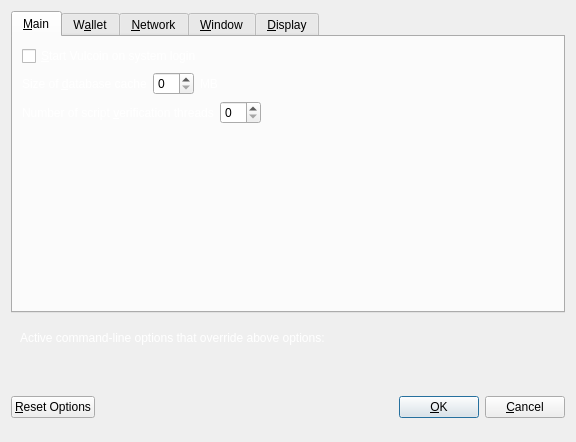
<?xml version="1.0" encoding="UTF-8"?>
<ui version="4.0">
 <class>OptionsDialog</class>
 <widget class="QDialog" name="OptionsDialog">
  <property name="geometry">
   <rect>
    <x>0</x>
    <y>0</y>
    <width>576</width>
    <height>442</height>
   </rect>
  </property>
  <property name="windowTitle">
   <string>Options</string>
  </property>
  <property name="modal">
   <bool>true</bool>
  </property>
  <layout class="QVBoxLayout" name="verticalLayout">
   <item>
    <widget class="QTabWidget" name="tabWidget">
     <property name="currentIndex">
      <number>0</number>
     </property>
     <widget class="QWidget" name="tabMain">
      <attribute name="title">
       <string>&amp;Main</string>
      </attribute>
      <layout class="QVBoxLayout" name="verticalLayout_Main">
       <item>
        <widget class="QCheckBox" name="bitcoinAtStartup">
         <property name="toolTip">
          <string>Automatically start Vulcoin after logging in to the system.</string>
         </property>
         <property name="styleSheet">
          <string notr="true">color:#fff;</string>
         </property>
         <property name="text">
          <string>&amp;Start Vulcoin on system login</string>
         </property>
        </widget>
       </item>
       <item>
        <layout class="QHBoxLayout" name="horizontalLayout_2_Main">
         <item>
          <widget class="QLabel" name="databaseCacheLabel">
           <property name="styleSheet">
            <string notr="true">color:#fff;</string>
           </property>
           <property name="text">
            <string>Size of &amp;database cache</string>
           </property>
           <property name="textFormat">
            <enum>Qt::PlainText</enum>
           </property>
           <property name="buddy">
            <cstring>databaseCache</cstring>
           </property>
          </widget>
         </item>
         <item>
          <widget class="QSpinBox" name="databaseCache"/>
         </item>
         <item>
          <widget class="QLabel" name="databaseCacheUnitLabel">
           <property name="styleSheet">
            <string notr="true">color:#fff;</string>
           </property>
           <property name="text">
            <string>MB</string>
           </property>
           <property name="textFormat">
            <enum>Qt::PlainText</enum>
           </property>
          </widget>
         </item>
         <item>
          <spacer name="horizontalSpacer_2_Main">
           <property name="orientation">
            <enum>Qt::Horizontal</enum>
           </property>
           <property name="sizeHint" stdset="0">
            <size>
             <width>40</width>
             <height>20</height>
            </size>
           </property>
          </spacer>
         </item>
        </layout>
       </item>
       <item>
        <layout class="QHBoxLayout" name="horizontalLayout_3_Main">
         <item>
          <widget class="QLabel" name="threadsScriptVerifLabel">
           <property name="styleSheet">
            <string notr="true">color:#fff;</string>
           </property>
           <property name="text">
            <string>Number of script &amp;verification threads</string>
           </property>
           <property name="textFormat">
            <enum>Qt::PlainText</enum>
           </property>
           <property name="buddy">
            <cstring>threadsScriptVerif</cstring>
           </property>
          </widget>
         </item>
         <item>
          <widget class="QSpinBox" name="threadsScriptVerif">
           <property name="toolTip">
            <string>(0 = auto, &lt;0 = leave that many cores free)</string>
           </property>
          </widget>
         </item>
         <item>
          <spacer name="horizontalSpacer_3_Main">
           <property name="orientation">
            <enum>Qt::Horizontal</enum>
           </property>
           <property name="sizeHint" stdset="0">
            <size>
             <width>40</width>
             <height>20</height>
            </size>
           </property>
          </spacer>
         </item>
        </layout>
       </item>
       <item>
        <spacer name="verticalSpacer_2">
         <property name="orientation">
          <enum>Qt::Vertical</enum>
         </property>
         <property name="sizeHint" stdset="0">
          <size>
           <width>20</width>
           <height>40</height>
          </size>
         </property>
        </spacer>
       </item>
      </layout>
     </widget>
     <widget class="QWidget" name="tabWallet">
      <attribute name="title">
       <string>W&amp;allet</string>
      </attribute>
      <layout class="QVBoxLayout" name="verticalLayout_Wallet">
       <item>
        <layout class="QHBoxLayout" name="horizontalLayout_2_Wallet">
         <item>
          <widget class="QLabel" name="labelStakeSplitThresholdText">
           <property name="styleSheet">
            <string notr="true">color:#fff;</string>
           </property>
           <property name="text">
            <string>Stake split threshold:</string>
           </property>
          </widget>
         </item>
         <item>
          <widget class="QSpinBox" name="spinBoxStakeSplitThreshold">
           <property name="minimum">
            <number>1</number>
           </property>
           <property name="maximum">
            <number>999999</number>
           </property>
          </widget>
         </item>
        </layout>
       </item>
       <item>
        <widget class="QGroupBox" name="groupBox">
         <property name="styleSheet">
          <string notr="true">color:#fff;</string>
         </property>
         <property name="title">
          <string>Expert</string>
         </property>
         <layout class="QVBoxLayout" name="verticalLayout_2">
          <item>
           <widget class="QCheckBox" name="coinControlFeatures">
            <property name="toolTip">
             <string>Whether to show coin control features or not.</string>
            </property>
            <property name="styleSheet">
             <string notr="true">color:#fff;</string>
            </property>
            <property name="text">
             <string>Enable coin &amp;control features</string>
            </property>
           </widget>
          </item>
          <item>
           <widget class="QCheckBox" name="showMasternodesTab">
            <property name="toolTip">
             <string>Show additional tab listing all your masternodes in first sub-tab&lt;br/&gt;and all masternodes on the network in vlcond sub-tab.</string>
            </property>
            <property name="styleSheet">
             <string notr="true">color:#fff;</string>
            </property>
            <property name="text">
             <string>Show Masternodes Tab</string>
            </property>
           </widget>
          </item>
          <item>
           <widget class="QCheckBox" name="spendZeroConfChange">
            <property name="toolTip">
             <string>If you disable the spending of unconfirmed change, the change from a transaction&lt;br/&gt;cannot be used until that transaction has at least one confirmation.&lt;br/&gt;This also affects how your balance is computed.</string>
            </property>
            <property name="styleSheet">
             <string notr="true">color:#fff;</string>
            </property>
            <property name="text">
             <string>&amp;Spend unconfirmed change</string>
            </property>
           </widget>
          </item>
         </layout>
        </widget>
       </item>
       <item>
        <spacer name="verticalSpacer_Wallet">
         <property name="orientation">
          <enum>Qt::Vertical</enum>
         </property>
         <property name="sizeHint" stdset="0">
          <size>
           <width>20</width>
           <height>40</height>
          </size>
         </property>
        </spacer>
       </item>
      </layout>
     </widget>
     <widget class="QWidget" name="tabNetwork">
      <attribute name="title">
       <string>&amp;Network</string>
      </attribute>
      <layout class="QVBoxLayout" name="verticalLayout_Network">
       <item>
        <widget class="QCheckBox" name="mapPortUpnp">
         <property name="toolTip">
          <string>Automatically open the Vulcoin client port on the router. This only works when your router supports UPnP and it is enabled.</string>
         </property>
         <property name="styleSheet">
          <string notr="true">color:#fff;</string>
         </property>
         <property name="text">
          <string>Map port using &amp;UPnP</string>
         </property>
        </widget>
       </item>
       <item>
        <widget class="QCheckBox" name="allowIncoming">
         <property name="toolTip">
          <string>Accept connections from outside</string>
         </property>
         <property name="styleSheet">
          <string notr="true">color:#fff;</string>
         </property>
         <property name="text">
          <string>Allow incoming connections</string>
         </property>
        </widget>
       </item>
       <item>
        <widget class="QCheckBox" name="connectSocks">
         <property name="toolTip">
          <string>Connect to the Vulcoin network through a SOCKS5 proxy.</string>
         </property>
         <property name="styleSheet">
          <string notr="true">color:#fff;</string>
         </property>
         <property name="text">
          <string>&amp;Connect through SOCKS5 proxy (default proxy):</string>
         </property>
        </widget>
       </item>
       <item>
        <layout class="QHBoxLayout" name="horizontalLayout_1_Network">
         <item>
          <widget class="QLabel" name="proxyIpLabel">
           <property name="styleSheet">
            <string notr="true">color:#fff;</string>
           </property>
           <property name="text">
            <string>Proxy &amp;IP:</string>
           </property>
           <property name="textFormat">
            <enum>Qt::PlainText</enum>
           </property>
           <property name="buddy">
            <cstring>proxyIp</cstring>
           </property>
          </widget>
         </item>
         <item>
          <widget class="QValidatedLineEdit" name="proxyIp">
           <property name="minimumSize">
            <size>
             <width>140</width>
             <height>0</height>
            </size>
           </property>
           <property name="maximumSize">
            <size>
             <width>140</width>
             <height>16777215</height>
            </size>
           </property>
           <property name="toolTip">
            <string>IP address of the proxy (e.g. IPv4: 127.0.0.1 / IPv6: ::1)</string>
           </property>
          </widget>
         </item>
         <item>
          <widget class="QLabel" name="proxyPortLabel">
           <property name="styleSheet">
            <string notr="true">color:#fff;</string>
           </property>
           <property name="text">
            <string>&amp;Port:</string>
           </property>
           <property name="textFormat">
            <enum>Qt::PlainText</enum>
           </property>
           <property name="buddy">
            <cstring>proxyPort</cstring>
           </property>
          </widget>
         </item>
         <item>
          <widget class="QLineEdit" name="proxyPort">
           <property name="minimumSize">
            <size>
             <width>55</width>
             <height>0</height>
            </size>
           </property>
           <property name="maximumSize">
            <size>
             <width>55</width>
             <height>16777215</height>
            </size>
           </property>
           <property name="toolTip">
            <string>Port of the proxy (e.g. 9050)</string>
           </property>
          </widget>
         </item>
         <item>
          <spacer name="horizontalSpacer_1_Network">
           <property name="orientation">
            <enum>Qt::Horizontal</enum>
           </property>
           <property name="sizeHint" stdset="0">
            <size>
             <width>40</width>
             <height>20</height>
            </size>
           </property>
          </spacer>
         </item>
        </layout>
       </item>
       <item>
        <spacer name="verticalSpacer_Network">
         <property name="orientation">
          <enum>Qt::Vertical</enum>
         </property>
         <property name="sizeHint" stdset="0">
          <size>
           <width>20</width>
           <height>40</height>
          </size>
         </property>
        </spacer>
       </item>
      </layout>
     </widget>
     <widget class="QWidget" name="tabWindow">
      <attribute name="title">
       <string>&amp;Window</string>
      </attribute>
      <layout class="QVBoxLayout" name="verticalLayout_Window">
       <item>
        <widget class="QCheckBox" name="minimizeToTray">
         <property name="toolTip">
          <string>Show only a tray icon after minimizing the window.</string>
         </property>
         <property name="styleSheet">
          <string notr="true">color:#fff;</string>
         </property>
         <property name="text">
          <string>&amp;Minimize to the tray instead of the taskbar</string>
         </property>
        </widget>
       </item>
       <item>
        <widget class="QCheckBox" name="minimizeOnClose">
         <property name="toolTip">
          <string>Minimize instead of exit the application when the window is closed. When this option is enabled, the application will be closed only after selecting Quit in the menu.</string>
         </property>
         <property name="styleSheet">
          <string notr="true">color:#fff;</string>
         </property>
         <property name="text">
          <string>M&amp;inimize on close</string>
         </property>
        </widget>
       </item>
       <item>
        <spacer name="verticalSpacer_Window">
         <property name="orientation">
          <enum>Qt::Vertical</enum>
         </property>
         <property name="sizeHint" stdset="0">
          <size>
           <width>20</width>
           <height>40</height>
          </size>
         </property>
        </spacer>
       </item>
      </layout>
     </widget>
     <widget class="QWidget" name="tabDisplay">
      <attribute name="title">
       <string>&amp;Display</string>
      </attribute>
      <layout class="QVBoxLayout" name="verticalLayout_Display">
       <item>
        <layout class="QHBoxLayout" name="horizontalLayout_1_Display">
         <item>
          <widget class="QLabel" name="langLabel">
           <property name="styleSheet">
            <string notr="true">color:#fff;</string>
           </property>
           <property name="text">
            <string>User Interface &amp;language:</string>
           </property>
           <property name="textFormat">
            <enum>Qt::PlainText</enum>
           </property>
           <property name="buddy">
            <cstring>lang</cstring>
           </property>
          </widget>
         </item>
         <item>
          <widget class="QValueComboBox" name="lang">
           <property name="toolTip">
            <string>The user interface language can be set here. This setting will take effect after restarting Vulcoin.</string>
           </property>
          </widget>
         </item>
        </layout>
       </item>
       <item>
        <widget class="Line" name="line">
         <property name="orientation">
          <enum>Qt::Horizontal</enum>
         </property>
        </widget>
       </item>
       <item>
        <layout class="QHBoxLayout" name="horizontalLayout_2_Display">
         <item>
          <widget class="QLabel" name="unitLabel">
           <property name="styleSheet">
            <string notr="true">color:#fff;</string>
           </property>
           <property name="text">
            <string>&amp;Unit to show amounts in:</string>
           </property>
           <property name="textFormat">
            <enum>Qt::PlainText</enum>
           </property>
           <property name="buddy">
            <cstring>unit</cstring>
           </property>
          </widget>
         </item>
         <item>
          <widget class="QValueComboBox" name="unit">
           <property name="toolTip">
            <string>Choose the default subdivision unit to show in the interface and when sending coins.</string>
           </property>
          </widget>
         </item>
        </layout>
       </item>
       <item>
        <layout class="QHBoxLayout" name="horizontalLayout_5_Display">
         <item>
          <widget class="QLabel" name="digitsLabel">
           <property name="styleSheet">
            <string notr="true">color:#fff;</string>
           </property>
           <property name="text">
            <string>Decimal digits</string>
           </property>
          </widget>
         </item>
         <item>
          <widget class="QValueComboBox" name="digits"/>
         </item>
        </layout>
       </item>
       <item>
        <layout class="QHBoxLayout" name="horizontalLayout_3_Display">
         <item>
          <widget class="QLabel" name="thirdPartyTxUrlsLabel">
           <property name="toolTip">
            <string>Third party URLs (e.g. a block explorer) that appear in the transactions tab as context menu items. %s in the URL is replaced by transaction hash. Multiple URLs are separated by vertical bar |.</string>
           </property>
           <property name="styleSheet">
            <string notr="true">color:#fff;</string>
           </property>
           <property name="text">
            <string>Third party transaction URLs</string>
           </property>
           <property name="buddy">
            <cstring>thirdPartyTxUrls</cstring>
           </property>
          </widget>
         </item>
         <item>
          <widget class="QLineEdit" name="thirdPartyTxUrls">
           <property name="toolTip">
            <string>Third party URLs (e.g. a block explorer) that appear in the transactions tab as context menu items. %s in the URL is replaced by transaction hash. Multiple URLs are separated by vertical bar |.</string>
           </property>
          </widget>
         </item>
        </layout>
       </item>
       <item>
        <spacer name="verticalSpacer">
         <property name="orientation">
          <enum>Qt::Vertical</enum>
         </property>
         <property name="sizeHint" stdset="0">
          <size>
           <width>20</width>
           <height>40</height>
          </size>
         </property>
        </spacer>
       </item>
      </layout>
     </widget>
    </widget>
   </item>
   <item>
    <widget class="QFrame" name="frame">
     <layout class="QVBoxLayout" name="verticalLayout_Bottom">
      <item>
       <layout class="QHBoxLayout" name="horizontalLayout_Bottom">
        <item>
         <widget class="QLabel" name="overriddenByCommandLineInfoLabel">
          <property name="styleSheet">
           <string notr="true">color:#fff;</string>
          </property>
          <property name="text">
           <string>Active command-line options that override above options:</string>
          </property>
          <property name="textFormat">
           <enum>Qt::PlainText</enum>
          </property>
         </widget>
        </item>
        <item>
         <spacer name="horizontalSpacer_Bottom">
          <property name="orientation">
           <enum>Qt::Horizontal</enum>
          </property>
          <property name="sizeHint" stdset="0">
           <size>
            <width>40</width>
            <height>20</height>
           </size>
          </property>
         </spacer>
        </item>
       </layout>
      </item>
      <item>
       <widget class="QLabel" name="overriddenByCommandLineLabel">
        <property name="text">
         <string/>
        </property>
        <property name="textFormat">
         <enum>Qt::PlainText</enum>
        </property>
        <property name="wordWrap">
         <bool>true</bool>
        </property>
       </widget>
      </item>
     </layout>
    </widget>
   </item>
   <item>
    <layout class="QHBoxLayout" name="horizontalLayout_Buttons">
     <item>
      <widget class="QPushButton" name="resetButton">
       <property name="toolTip">
        <string>Reset all client options to default.</string>
       </property>
       <property name="text">
        <string>&amp;Reset Options</string>
       </property>
       <property name="autoDefault">
        <bool>false</bool>
       </property>
      </widget>
     </item>
     <item>
      <spacer name="horizontalSpacer_1">
       <property name="orientation">
        <enum>Qt::Horizontal</enum>
       </property>
       <property name="sizeHint" stdset="0">
        <size>
         <width>40</width>
         <height>48</height>
        </size>
       </property>
      </spacer>
     </item>
     <item>
      <widget class="QLabel" name="statusLabel">
       <property name="minimumSize">
        <size>
         <width>200</width>
         <height>0</height>
        </size>
       </property>
       <property name="font">
        <font>
         <weight>75</weight>
         <bold>true</bold>
        </font>
       </property>
       <property name="text">
        <string/>
       </property>
       <property name="textFormat">
        <enum>Qt::PlainText</enum>
       </property>
       <property name="wordWrap">
        <bool>true</bool>
       </property>
      </widget>
     </item>
     <item>
      <spacer name="horizontalSpacer_2">
       <property name="orientation">
        <enum>Qt::Horizontal</enum>
       </property>
       <property name="sizeHint" stdset="0">
        <size>
         <width>40</width>
         <height>48</height>
        </size>
       </property>
      </spacer>
     </item>
     <item>
      <widget class="QPushButton" name="okButton">
       <property name="text">
        <string>&amp;OK</string>
       </property>
       <property name="autoDefault">
        <bool>false</bool>
       </property>
       <property name="default">
        <bool>true</bool>
       </property>
      </widget>
     </item>
     <item>
      <widget class="QPushButton" name="cancelButton">
       <property name="text">
        <string>&amp;Cancel</string>
       </property>
       <property name="autoDefault">
        <bool>false</bool>
       </property>
      </widget>
     </item>
    </layout>
   </item>
  </layout>
 </widget>
 <customwidgets>
  <customwidget>
   <class>QValidatedLineEdit</class>
   <extends>QLineEdit</extends>
   <header>qvalidatedlineedit.h</header>
  </customwidget>
  <customwidget>
   <class>QValueComboBox</class>
   <extends>QComboBox</extends>
   <header>qvaluecombobox.h</header>
  </customwidget>
 </customwidgets>
 <resources/>
 <connections/>
</ui>
